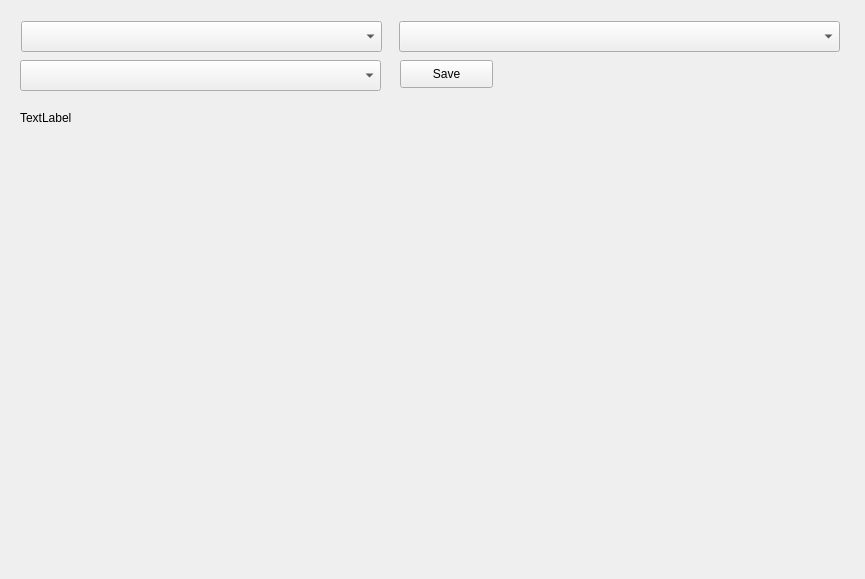
<?xml version="1.0" encoding="UTF-8"?>
<ui version="4.0">
 <class>Form</class>
 <widget class="QWidget" name="Form">
  <property name="geometry">
   <rect>
    <x>0</x>
    <y>0</y>
    <width>865</width>
    <height>579</height>
   </rect>
  </property>
  <property name="windowTitle">
   <string>Form</string>
  </property>
  <widget class="MatplotlibWidget" name="canvas" native="true">
   <property name="geometry">
    <rect>
     <x>10</x>
     <y>130</y>
     <width>841</width>
     <height>431</height>
    </rect>
   </property>
  </widget>
  <widget class="QLabel" name="relation_lab">
   <property name="geometry">
    <rect>
     <x>20</x>
     <y>110</y>
     <width>72</width>
     <height>15</height>
    </rect>
   </property>
   <property name="text">
    <string>TextLabel</string>
   </property>
  </widget>
  <widget class="QComboBox" name="y_comboBox">
   <property name="geometry">
    <rect>
     <x>399</x>
     <y>21</y>
     <width>441</width>
     <height>31</height>
    </rect>
   </property>
   <property name="sizePolicy">
    <sizepolicy hsizetype="Preferred" vsizetype="Preferred">
     <horstretch>0</horstretch>
     <verstretch>0</verstretch>
    </sizepolicy>
   </property>
  </widget>
  <widget class="QComboBox" name="x_comboBox">
   <property name="geometry">
    <rect>
     <x>21</x>
     <y>21</y>
     <width>361</width>
     <height>31</height>
    </rect>
   </property>
   <property name="sizePolicy">
    <sizepolicy hsizetype="Preferred" vsizetype="Preferred">
     <horstretch>0</horstretch>
     <verstretch>0</verstretch>
    </sizepolicy>
   </property>
  </widget>
  <widget class="QComboBox" name="c_comboBox">
   <property name="geometry">
    <rect>
     <x>20</x>
     <y>60</y>
     <width>361</width>
     <height>31</height>
    </rect>
   </property>
   <property name="sizePolicy">
    <sizepolicy hsizetype="Preferred" vsizetype="Preferred">
     <horstretch>0</horstretch>
     <verstretch>0</verstretch>
    </sizepolicy>
   </property>
  </widget>
  <widget class="QPushButton" name="saveBtn">
   <property name="geometry">
    <rect>
     <x>400</x>
     <y>60</y>
     <width>93</width>
     <height>28</height>
    </rect>
   </property>
   <property name="text">
    <string>Save</string>
   </property>
  </widget>
 </widget>
 <customwidgets>
  <customwidget>
   <class>MatplotlibWidget</class>
   <extends>QWidget</extends>
   <header>gui.MatplotlibWidget</header>
   <container>1</container>
  </customwidget>
 </customwidgets>
 <resources/>
 <connections/>
</ui>
